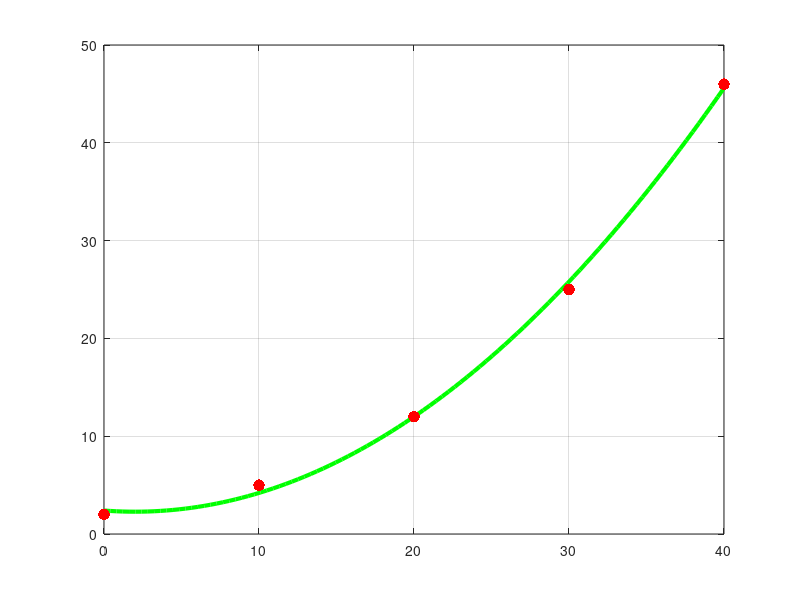

The MATLAB source for this figure:
% vector definition
X=[0 10 20 30 40];
Y=[2 5 12 25 46];
% find the coefficients for a polynomial p(x) 
% of degree 2 that is a best fit 
A=polyfit(X,Y,2);
% defintion of t vector wich contain 100 elements between 
% the first and the last component of X
t=linspace(X(1),X(end),100);
% definition of U vector wich contain the elements of the 
% interpolation polynomial wich correpond to the 100 elements of t
U=polyval(A,t);
%plot
plot(t,U,'g','Linewidth',3);
hold on;
% marker specification
plot(X,Y,'r.','MarkerSize',25);
grid on;

